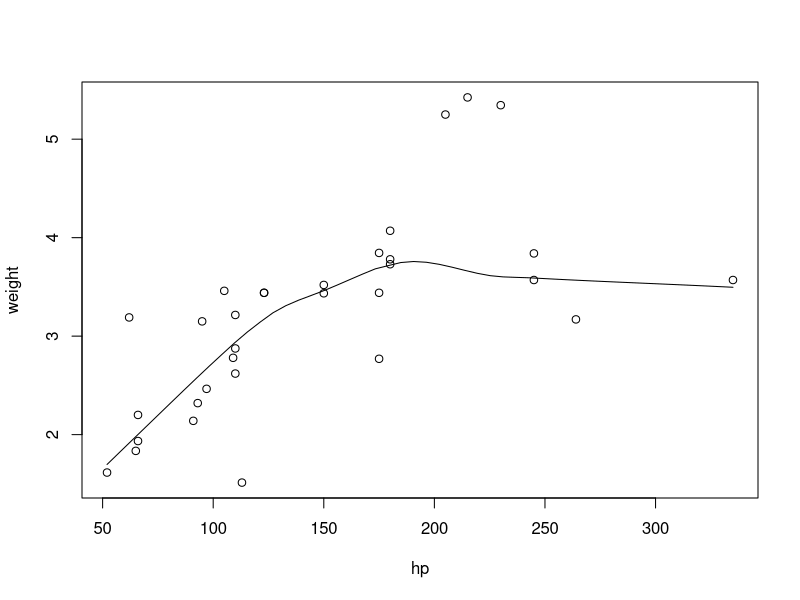
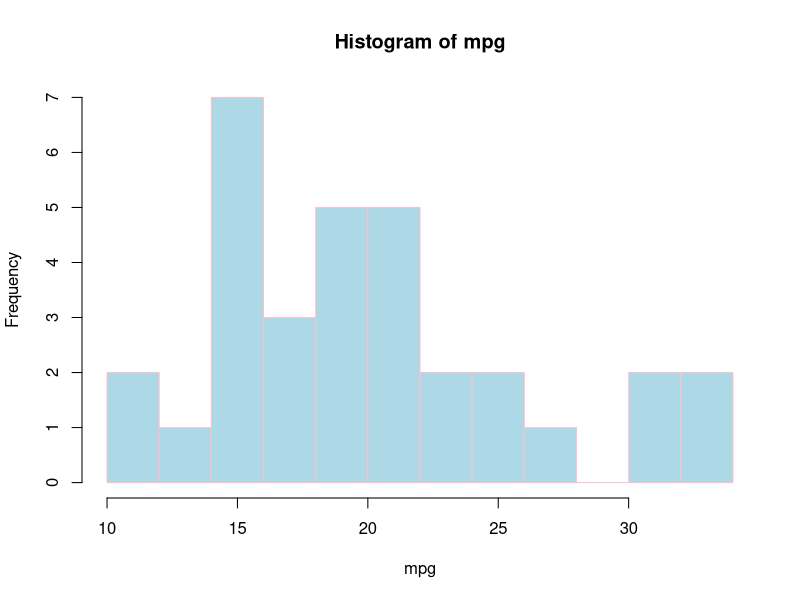

Here is the R script that generated these plots, in order:
data()
head(mtcars)
row <- nrow(mtcars)
col <- ncol(mtcars)
print(row)
print(col)
automatic <- 0
manual <- 0
for(i in 1:row)
 ifelse(mtcars[i,9] == 1, manual <- manual + 1, automatic <- automatic + 1)
ifelse(automatic > manual, "more automatic", "more manual")
x <- data.frame(mtcars)
hp <- x[,4]
weight <- x[,6]
scatter.smooth(hp, weight, span = 2/3, degree = 1, family=c("symmetric","gaussian"))
mpg <- x[,1]
hist(mpg, breaks = 12, col = "lightblue", border = "pink")
newmtcars = mtcars
newmtcars$am = as.integer(mtcars$am)
newmtcars$cyl = as.integer(mtcars$cyl)
newmtcars$vs = as.integer(mtcars$vs)
sapply(newmtcars,class)
mtcars[mtcars$cyl<5,]
